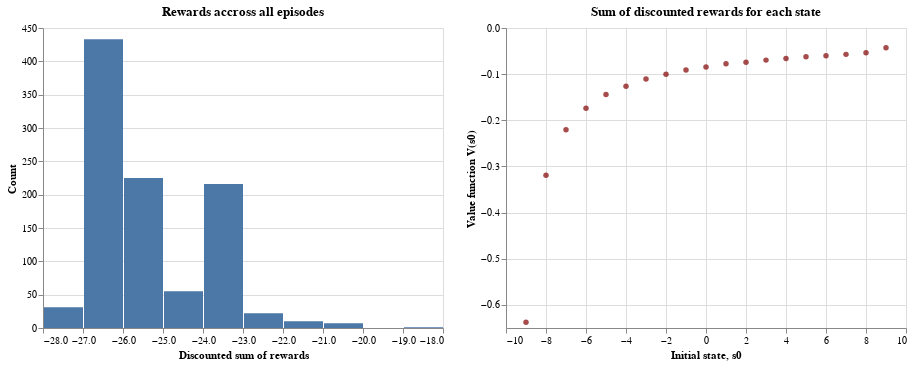

The code cell stored with this chart in its notebook:
### Code cell
# Figures 2.2 and 2.3
driver.plot_fig_2_2(left_value_functions) | driver.plot_fig_2_3(left_policy_summary)

### Figure 1 — Vega-Lite specification as saved in the notebook (floating-point values rounded to 4 significant figures; data arrays with more than 128 entries replaced by an {"elided": "..."} marker saying what was removed)
{"config": {"view": {"continuousWidth": 400, "continuousHeight": 300}}, "hconcat": [{"data": {"name": "data-0dcd486aa9e651b5b7b0f9cce5416e48"}, "mark": "bar", "encoding": {"x": {"bin": true, "field": "beta^t_reward", "title": "Discounted sum of rewards", "type": "quantitative"}, "y": {"aggregate": "count", "title": "Count", "type": "quantitative"}}, "title": "Rewards accross all episodes"}, {"data": {"name": "data-effbefa70b993a61e5ced5d9ac791cfe"}, "mark": {"type": "circle", "color": "maroon"}, "encoding": {"x": {"field": "initial_state", "title": "Initial state, s0", "type": "quantitative"}, "y": {"field": "mean", "title": "Value function V(s0)", "type": "quantitative"}}, "title": "Sum of discounted rewards for each state"}], "$schema": "https://vega.github.io/schema/vega-lite/v4.17.0.json", "datasets": {"data-0dcd486aa9e651b5b7b0f9cce5416e48": {"elided": "1000 records"}, "data-effbefa70b993a61e5ced5d9ac791cfe": [{"initial_state": -9, "count": 1000, "mean": -0.6374, "std": 0.4555, "min": -1.0, "1%": -1.0, "5%": -1.0, "10%": -1.0, "25%": -1.0, "50%": -1.0, "75%": -0.049, "90%": -0.04802, "95%": -0.04612, "99%": -0.04169, "max": -0.03845}, {"initial_state": -8, "count": 1000, "mean": -0.3192, "std": 0.4156, "min": -0.98, "1%": -0.98, "5%": -0.98, "10%": -0.98, "25%": -0.9412, "50%": -0.05, "75%": -0.04802, "90%": -0.04612, "95%": -0.04429, "99%": -0.0396, "max": -0.03338}, {"initial_state": -7, "count": 1000, "mean": -0.2202, "std": 0.3494, "min": -0.9604, "1%": -0.9604, "5%": -0.9604, "10%": -0.9604, "25%": -0.05, "50%": -0.049, "75%": -0.04706, "90%": -0.04429, "95%": -0.04169, "99%": -0.03768, "max": -0.03017}, {"initial_state": -6, "count": 1000, "mean": -0.1737, "std": 0.3031, "min": -0.9412, "1%": -0.9412, "5%": -0.9412, "10%": -0.8681, "25%": -0.05, "50%": -0.04802, "75%": -0.04612, "90%": -0.04341, "95%": -0.04085, "99%": -0.03693, "max": -0.02957}, {"initial_state": -5, "count": 1000, "mean": -0.1441, "std": 0.2667, "min": -0.9224, "1%": -0.9224, "5%": -0.8858, "10%": -0.8171, "25%": -0.049, "50%": -0.04706, "75%": -0.0452, "90%": -0.04169, "95%": -0.04004, "99%": -0.03476, "max": -0.02783}, {"initial_state": -4, "count": 1000, "mean": -0.1262, "std": 0.2411, "min": -0.9039, "1%": -0.9039, "5%": -0.8681, "10%": -0.6283, "25%": -0.049, "50%": -0.04706, "75%": -0.04429, "90%": -0.04085, "95%": -0.03845, "99%": -0.03271, "max": -0.02619}, {"initial_state": -3, "count": 1000, "mean": -0.1104, "std": 0.2156, "min": -0.8858, "1%": -0.8858, "5%": -0.8171, "10%": -0.05, "25%": -0.049, "50%": -0.04612, "75%": -0.04254, "90%": -0.03924, "95%": -0.03693, "99%": -0.03142, "max": -0.02097}, {"initial_state": -2, "count": 1000, "mean": -0.1002, "std": 0.1971, "min": -0.8681, "1%": -0.8681, "5%": -0.769, "10%": -0.05, "25%": -0.04802, "50%": -0.0452, "75%": -0.04169, "90%": -0.03845, "95%": -0.03619, "99%": -0.03142, "max": -0.0232}, {"initial_state": -1, "count": 1000, "mean": -0.09096, "std": 0.1791, "min": -0.8508, "1%": -0.8171, "5%": -0.7238, "10%": -0.05, "25%": -0.04802, "50%": -0.04429, "75%": -0.04085, "90%": -0.03693, "95%": -0.03476, "99%": -0.03142, "max": -0.02465}, {"initial_state": 0, "count": 1000, "mean": -0.08447, "std": 0.1662, "min": -0.8337, "1%": -0.8007, "5%": -0.6812, "10%": -0.05, "25%": -0.04706, "50%": -0.04341, "75%": -0.04004, "90%": -0.03619, "95%": -0.03338, "99%": -0.0284, "max": -0.0214}, {"initial_state": 1, "count": 1000, "mean": -0.07723, "std": 0.1501, "min": -0.8171, "1%": -0.7847, "5%": -0.5773, "10%": -0.05, "25%": -0.04706, "50%": -0.04254, "75%": -0.03845, "90%": -0.03476, "95%": -0.03271, "99%": -0.02783, "max": -0.01858}, {"initial_state": 2, "count": 1000, "mean": -0.07443, "std": 0.1435, "min": -0.8007, "1%": -0.769, "5%": -0.5104, "10%": -0.05, "25%": -0.04706, "50%": -0.04254, "75%": -0.03768, "90%": -0.03406, "95%": -0.03206, "99%": -0.02783, "max": -0.0214}, {"initial_state": 3, "count": 1000, "mean": -0.06958, "std": 0.1322, "min": -0.7847, "1%": -0.7238, "5%": -0.05, "10%": -0.049, "25%": -0.04612, "50%": -0.04169, "75%": -0.03693, "90%": -0.03271, "95%": -0.03079, "99%": -0.02619, "max": -0.01858}, {"initial_state": 4, "count": 1000, "mean": -0.06628, "std": 0.1241, "min": -0.769, "1%": -0.7093, "5%": -0.05, "10%": -0.049, "25%": -0.04612, "50%": -0.04085, "75%": -0.03619, "90%": -0.03206, "95%": -0.02957, "99%": -0.02516, "max": -0.01858}, {"initial_state": 5, "count": 1000, "mean": -0.06217, "std": 0.1139, "min": -0.7536, "1%": -0.6676, "5%": -0.05, "10%": -0.049, "25%": -0.0452, "50%": -0.04004, "75%": -0.03476, "90%": -0.03079, "95%": -0.0284, "99%": -0.02451, "max": 0.7847}, {"initial_state": 6, "count": 1000, "mean": -0.06023, "std": 0.1088, "min": -0.7386, "1%": -0.6543, "5%": -0.05, "10%": -0.049, "25%": -0.0452, "50%": -0.03924, "75%": -0.03406, "90%": -0.03017, "95%": -0.02783, "99%": -0.02368, "max": -0.01858}, {"initial_state": 7, "count": 1000, "mean": -0.05714, "std": 0.1041, "min": -0.7238, "1%": -0.6412, "5%": -0.05, "10%": -0.049, "25%": -0.04429, "50%": -0.03845, "75%": -0.03338, "90%": -0.02957, "95%": -0.02727, "99%": -0.0232, "max": 0.9604}, {"initial_state": 8, "count": 1000, "mean": -0.05372, "std": 0.1071, "min": -0.7093, "1%": -0.6035, "5%": -0.05, "10%": -0.049, "25%": -0.04429, "50%": -0.03845, "75%": -0.03271, "90%": -0.02898, "95%": -0.02673, "99%": -0.02229, "max": 0.98}, {"initial_state": 9, "count": 1000, "mean": -0.04276, "std": 0.1433, "min": -0.6951, "1%": -0.5914, "5%": -0.05, "10%": -0.049, "25%": -0.04429, "50%": -0.03768, "75%": -0.03206, "90%": -0.02783, "95%": -0.02516, "99%": 0.9604, "max": 1.0}]}}
